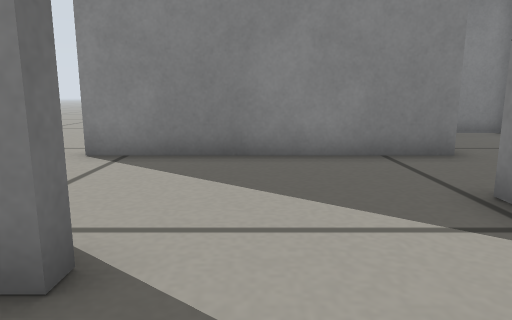
view 1 (above)

12 first-person views from a walk through a robot-simulator world made for Gazebo. The camera is 0.23 m above the floor, tilts 10° down and sees 70° across. The floor is counted in squares, 0.2 m on a side. Each view is taken from the middle of a square. On the plan, view 1 faces up. The plan holds only what a view shows up to about 14 squares ahead; the rest is blank.

view 2
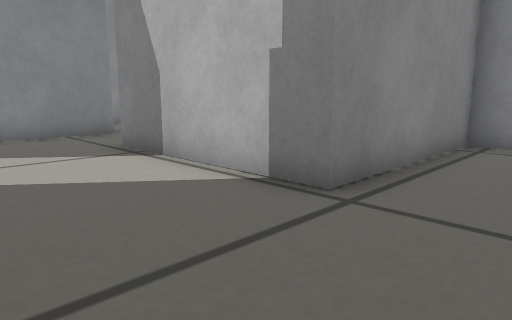

view 3
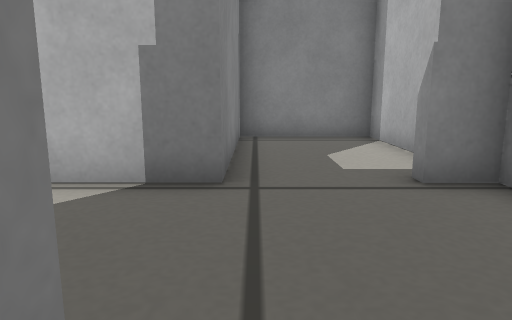

view 4
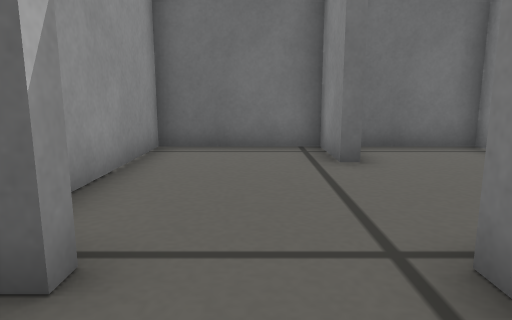

view 5
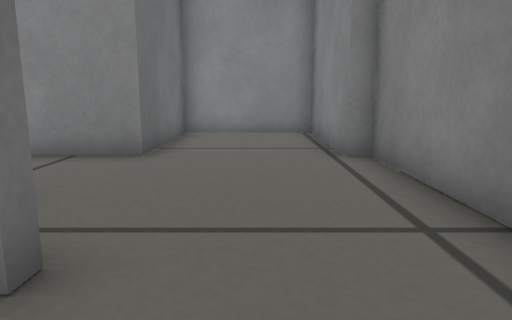

view 6
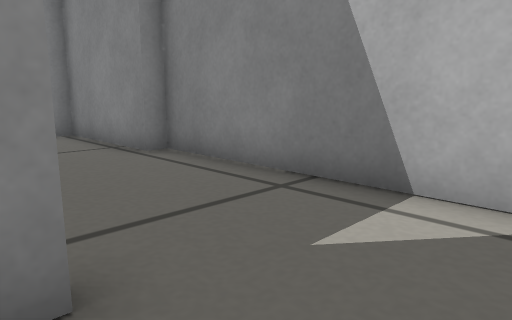

view 7
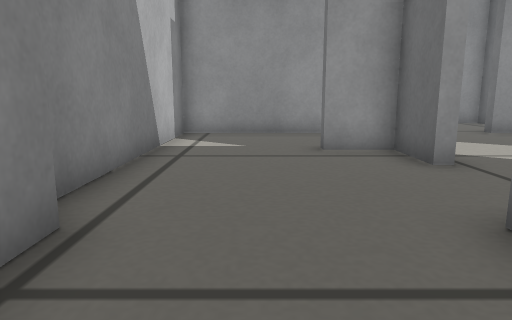

view 8
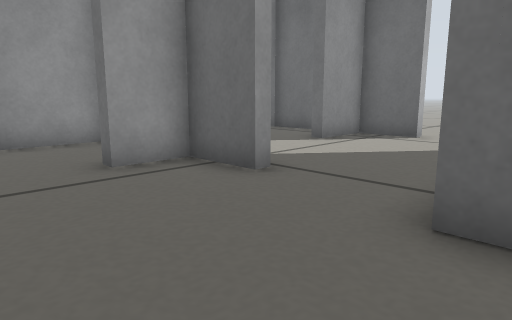

view 9
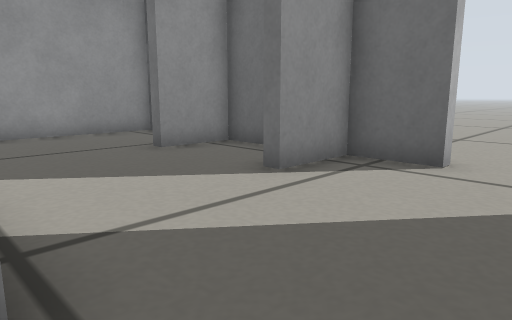

view 10
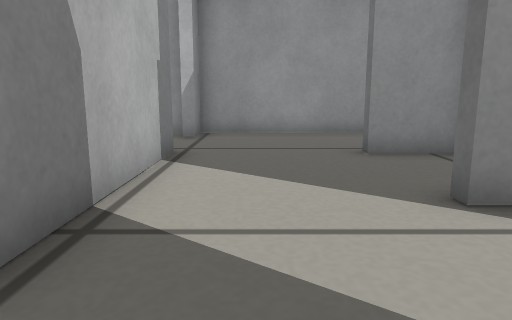

view 11
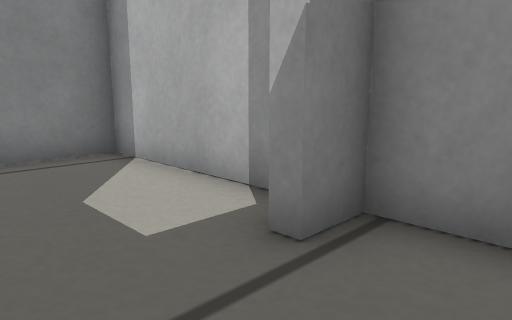

view 12
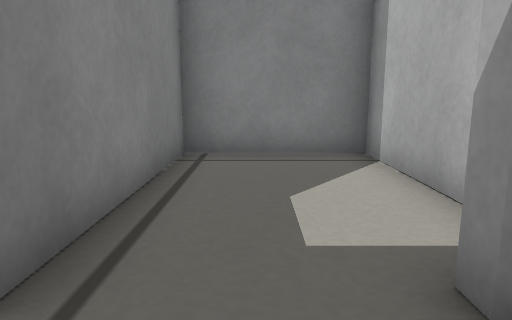

### Floor plan
Ten units are one square. View 1 is at (0, 0); x grows to the right and y downward. Boxes are objects, and circles mark ways between rooms. Rooms are numbered by the first view taken in them; rooms with no view inside come last. Other rooms are left out.
<svg viewBox="-41 -117 128 174">
<path fill="none" stroke="#000" d="M31 52 82 52 82 16 27 16 27 -41M-36 -41 -32 -41 -32 -23 -12 -23 -12 -19 -32 -19 -32 12 -12 12 -12 16 -32 16 -32 52 27 52 27 42 31 42M26 -69 -34 -69M77 -69 77 -112 38 -112 38 -69 26 -69M27 -41 31 -41 31 -23 46 -23 46 -19M33 12 82 12 82 -69"/>
<circle cx="30" cy="-55" r="3" fill="#2a7"/>
<text x="10" y="0">1</text>
<text x="60" y="-50">2</text>
</svg>
Room 1 opens to room 2.

Where each view was taken, in squares from view 1:
view 1: 0 up, 0 right, facing up
view 2: 4 down, 1 left, facing up-right
view 3: 2 down, 2 left, facing right
view 4: 3 down, 5 right, facing left
view 5: 0 up, 6 right, facing up
view 6: 0 up, 4 right, facing up-right
view 7: 10 up, 6 right, facing down
view 8: 8 up, 7 right, facing down-left
view 9: 6 up, 3 right, facing down-left
view 10: 6 up, 1 right, facing down
view 11: 2 down, 1 right, facing down-right
view 12: 3 down, 1 right, facing right
